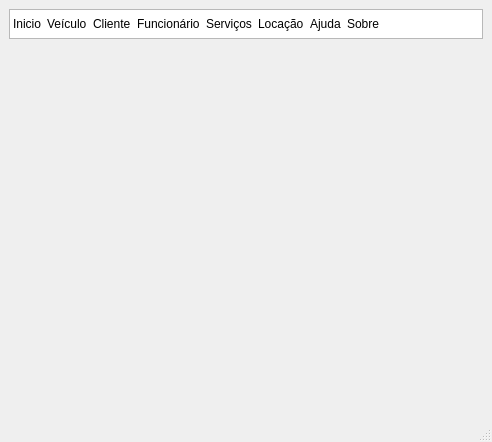
<?xml version="1.0" encoding="UTF-8"?>
<ui version="4.0">
 <class>MainWindow</class>
 <widget class="QMainWindow" name="MainWindow">
  <property name="geometry">
   <rect>
    <x>0</x>
    <y>0</y>
    <width>492</width>
    <height>442</height>
   </rect>
  </property>
  <property name="sizePolicy">
   <sizepolicy hsizetype="Fixed" vsizetype="Fixed">
    <horstretch>0</horstretch>
    <verstretch>0</verstretch>
   </sizepolicy>
  </property>
  <property name="windowTitle">
   <string>MainWindow</string>
  </property>
  <widget class="QWidget" name="centralwidget">
   <layout class="QVBoxLayout" name="verticalLayout">
    <item>
     <widget class="QListWidget" name="listWidget">
      <property name="sizePolicy">
       <sizepolicy hsizetype="Expanding" vsizetype="Fixed">
        <horstretch>0</horstretch>
        <verstretch>0</verstretch>
       </sizepolicy>
      </property>
      <property name="maximumSize">
       <size>
        <width>16777215</width>
        <height>30</height>
       </size>
      </property>
      <property name="flow">
       <enum>QListView::LeftToRight</enum>
      </property>
      <property name="spacing">
       <number>5</number>
      </property>
      <item>
       <property name="text">
        <string>Inicio</string>
       </property>
      </item>
      <item>
       <property name="text">
        <string>Veículo</string>
       </property>
      </item>
      <item>
       <property name="text">
        <string>Cliente</string>
       </property>
      </item>
      <item>
       <property name="text">
        <string>Funcionário</string>
       </property>
      </item>
      <item>
       <property name="text">
        <string>Serviços</string>
       </property>
      </item>
      <item>
       <property name="text">
        <string>Locação</string>
       </property>
      </item>
      <item>
       <property name="text">
        <string>Ajuda</string>
       </property>
      </item>
      <item>
       <property name="text">
        <string>Sobre</string>
       </property>
      </item>
     </widget>
    </item>
    <item>
     <widget class="QStackedWidget" name="stackedWidget"/>
    </item>
   </layout>
  </widget>
  <widget class="QStatusBar" name="statusBar"/>
  <action name="actionCadastrar">
   <property name="text">
    <string>Cadastrar</string>
   </property>
  </action>
  <action name="actionCadastrar_2">
   <property name="text">
    <string>Cadastrar</string>
   </property>
   <property name="toolTip">
    <string>Cadastro de Cliente</string>
   </property>
  </action>
  <action name="actionCadastrar_3">
   <property name="text">
    <string>Cadastrar</string>
   </property>
   <property name="toolTip">
    <string>Cadastro de Serviço</string>
   </property>
  </action>
 </widget>
 <resources/>
 <connections/>
</ui>
